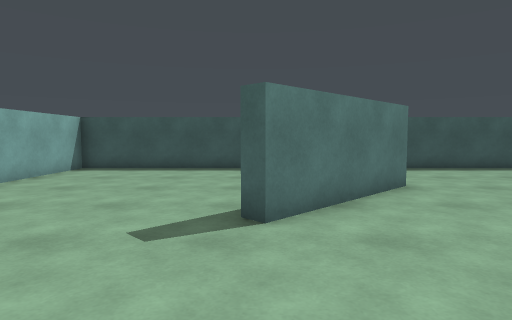
[1] (above)

12 first-person views from a walk through a scene from a Unity 3-D project. The camera is 1.2 m above the floor, tilts 4° down and sees 75° across. The floor is counted in squares, 1 m on a side. Each view is taken from the middle of a square. On the plan, view 1 faces up. The plan holds only what a view shows up to about 14 squares ahead; the rest is blank. The player character is not drawn.

[2]
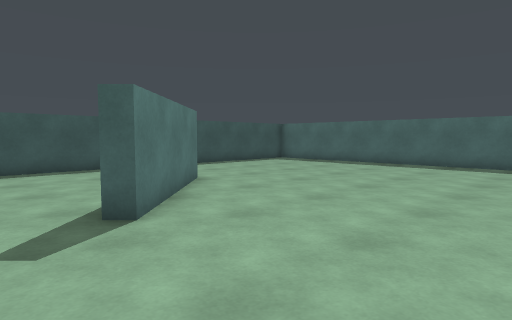

[3]
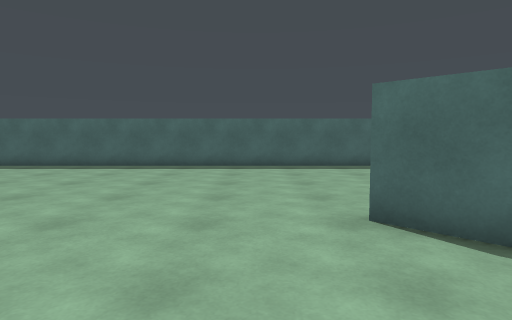

[4]
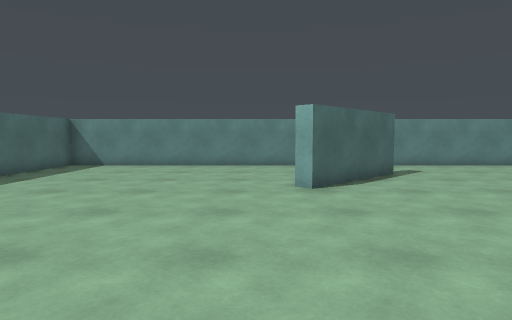

[5]
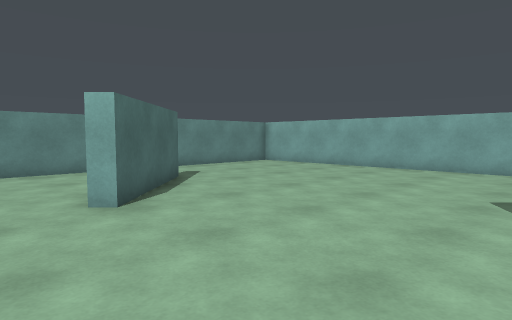

[6]
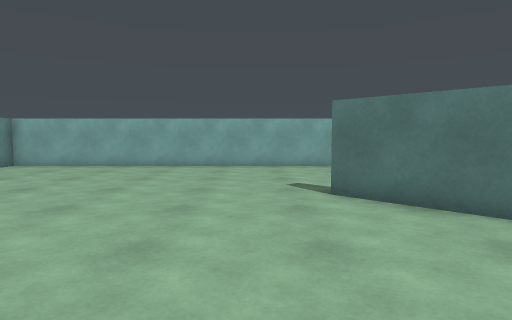

[7]
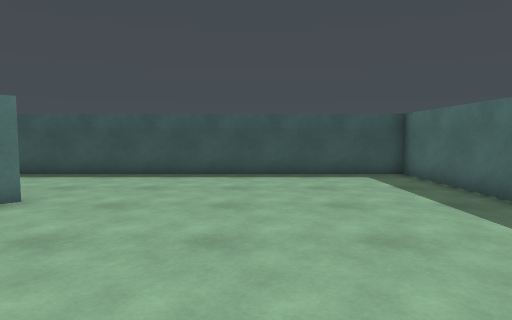

[8]
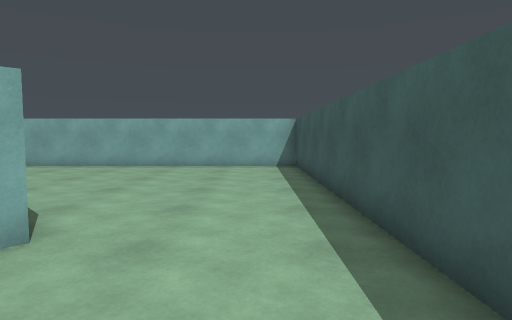

[9]
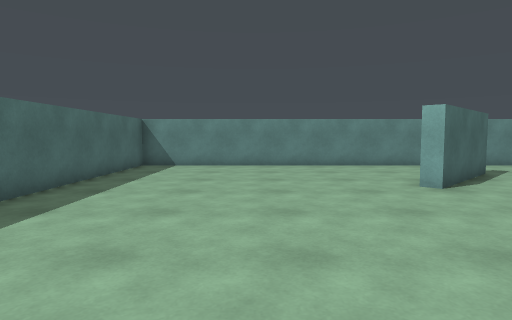

[10]
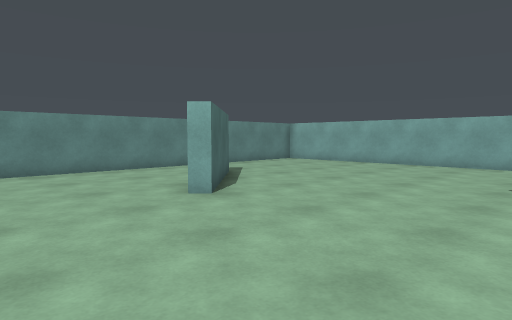

[11]
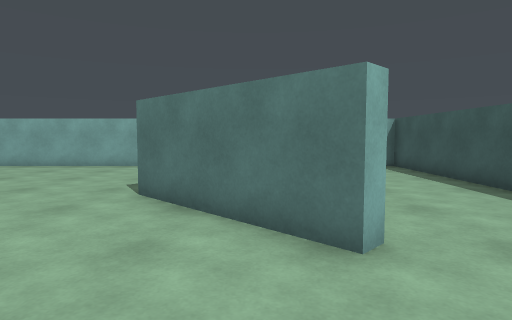

[12]
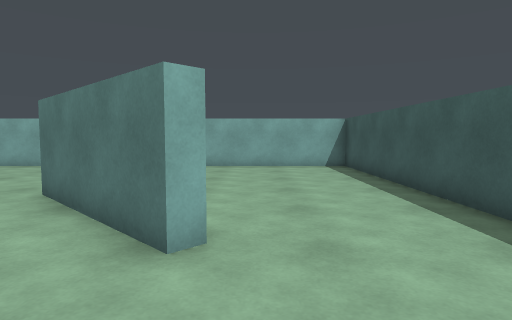

### Floor plan
Points are (right, up) in squares from view 1. A wall is a line through its corners. A room is listed if a view was taken in it or the views show most of it. See-through windows are left out.
Room 1 (views 1, 2, 3, 4, 5, 6, 7, 8, 9, 10, 11, 12)
walls: (3.2, 8.5) (3.7, 8.1) (0.1, 4.6) (-0.3, 5); (0.5, -3.8) (3.7, -0.6) (4.1, -1); (-6.6, 12.6) (-6.6, -6.9) (12.7, -6.9) (12.7, 12.6) (-6.6, 12.6)

Where each view was taken, in squares from view 1:
view 1: 0 up, 0 right, facing up
view 2: 0 up, 2 left, facing up-right
view 3: 1 up, 1 left, facing right
view 4: 7 up, 5 right, facing down
view 5: 5 up, 6 right, facing down-left
view 6: 3 up, 7 right, facing left
view 7: 2 up, 8 right, facing up
view 8: 11 up, 7 right, facing left
view 9: 7 up, 8 right, facing down
view 10: 5 up, 8 right, facing down-left
view 11: 7 up, 7 right, facing left
view 12: 9 up, 7 right, facing left
